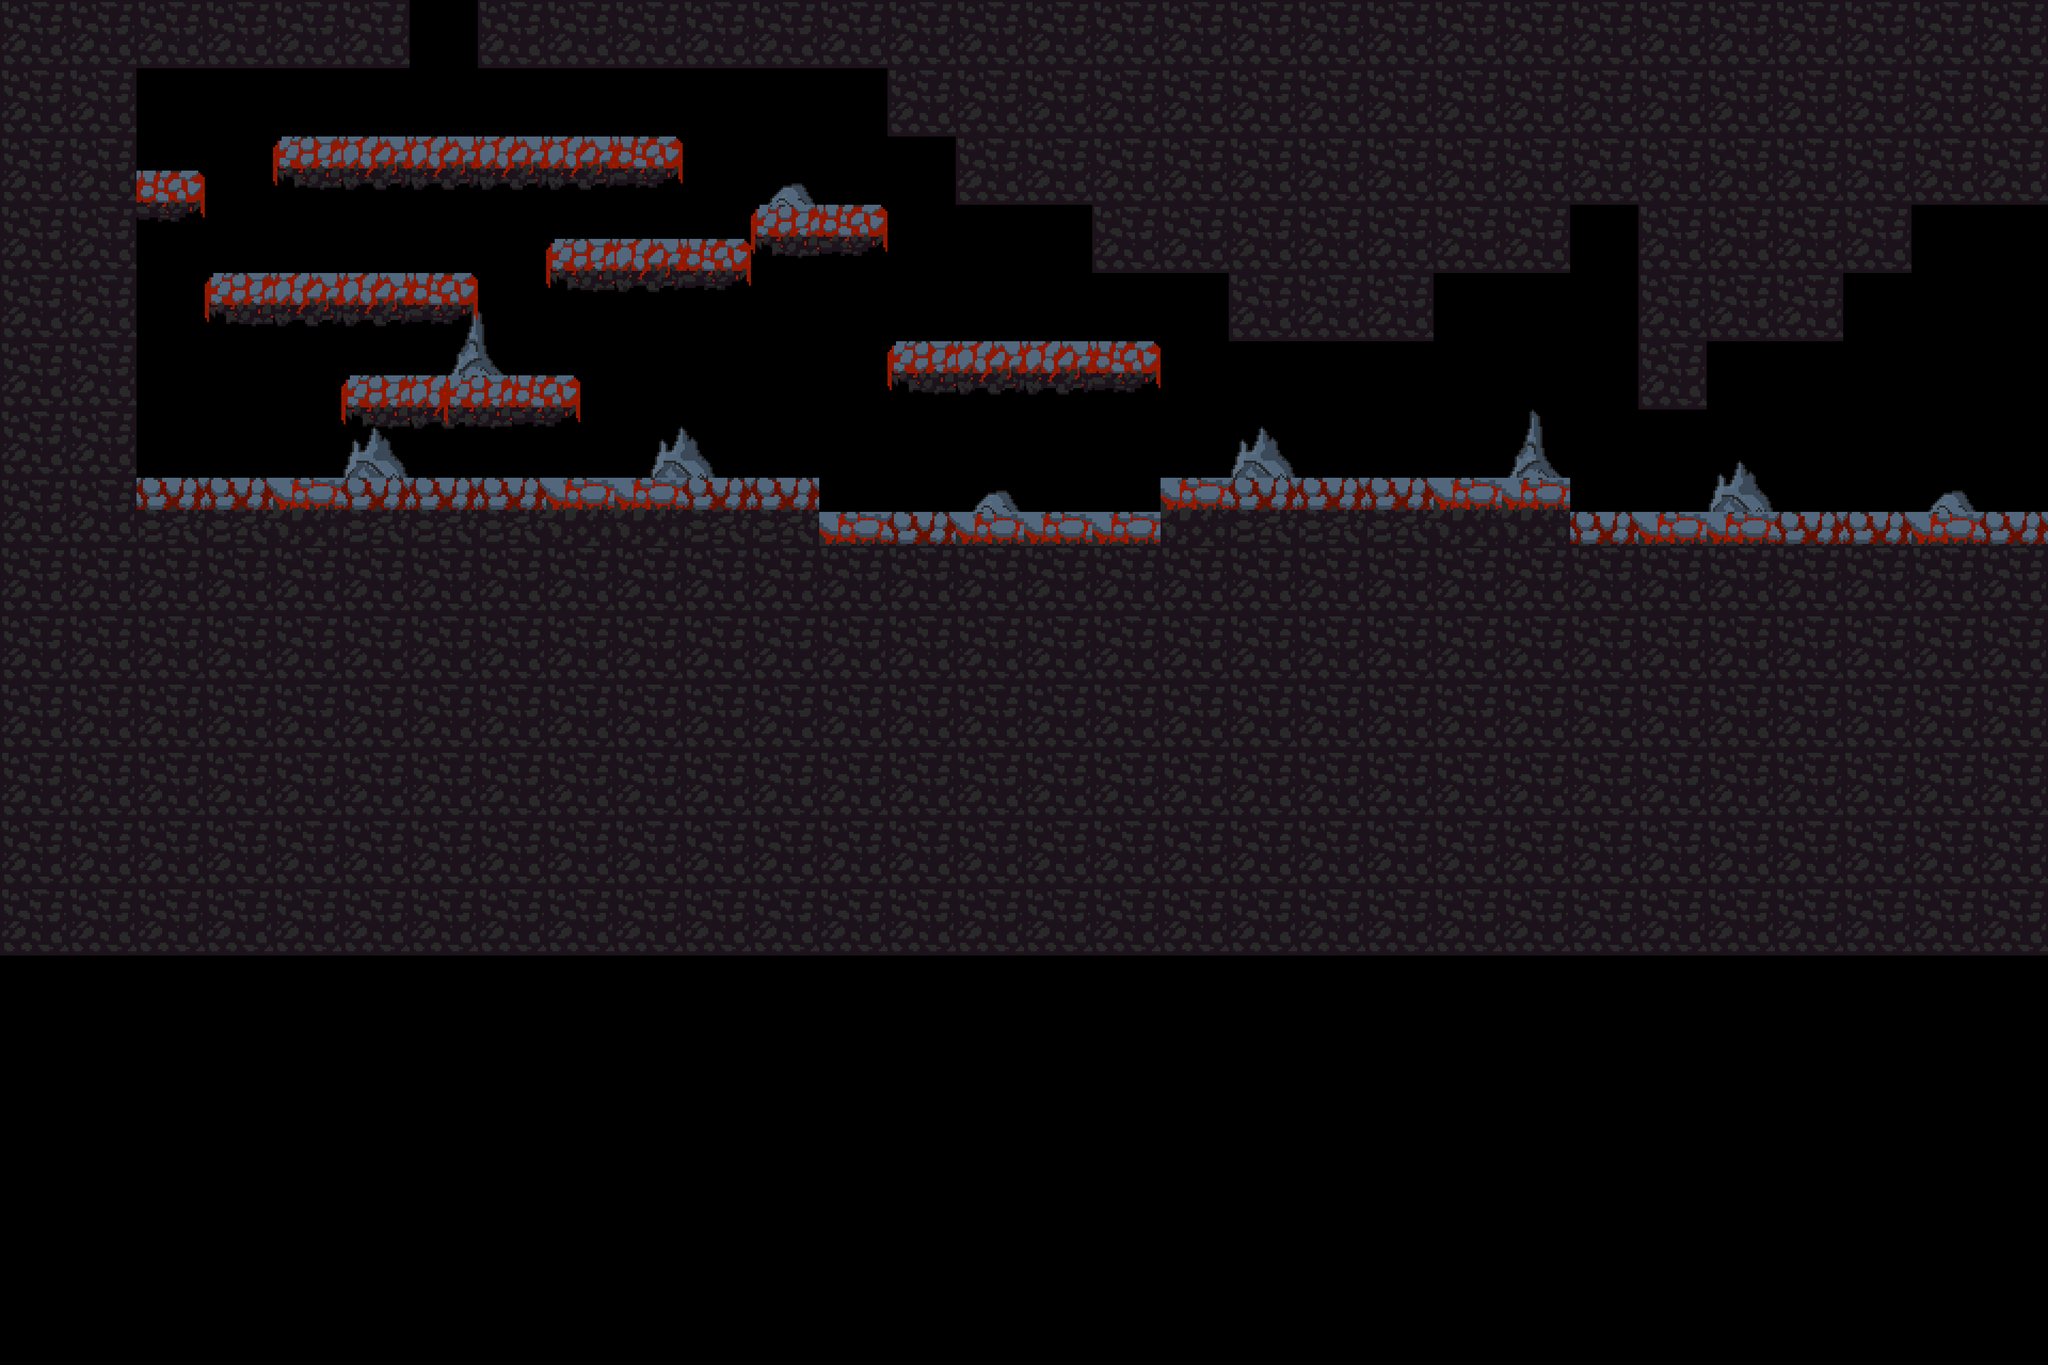

Tiled map render using the project's own tile images. Description and the map definition, with tile-layer contents summarised, below:
An orthogonal 30x20 tile map with 128x128 px tiles, 6 tile layers (background, background, Map2, Map3, ...) and 35 objects (checkpoint, lastphase, nextphase).

<map version="1.2" tiledversion="1.3.1" orientation="orthogonal" renderorder="right-down" compressionlevel="0" width="30" height="20" tilewidth="128" tileheight="128" infinite="0" nextlayerid="10" nextobjectid="38">
 <editorsettings>
  <export target="mapConverter.lua" format="lua" />
 </editorsettings>
 <tileset firstgid="1" source="Nether SpriteSheet.tsx" />
 <layer id="5" name="background" width="30" height="20">
  <data>[600 cells, 2 non-empty, 2 distinct tile ids]</data>
 </layer>
 <layer id="9" name="background" width="30" height="20" offsetx="0" offsety="64">
  <data>[600 cells, 3 non-empty, 2 distinct tile ids]</data>
 </layer>
 <layer id="6" name="Map2" width="30" height="20" offsetx="0" offsety="64">
  <data>[600 cells, 20 non-empty, 5 distinct tile ids]</data>
 </layer>
 <layer id="7" name="Map3" width="30" height="20" offsetx="64" offsety="0">
  <data>[600 cells, 1 non-empty, 1 distinct tile ids]</data>
 </layer>
 <layer id="8" name="Map4" width="30" height="20" offsetx="64" offsety="64">
  <data>[600 cells, 3 non-empty, 3 distinct tile ids]</data>
 </layer>
 <layer id="1" name="Map" width="30" height="20">
  <data>[600 cells, 308 non-empty, 8 distinct tile ids]</data>
 </layer>
 <objectgroup id="2" name="HitBoxs">
  <object id="1" x="7" y="895" width="1529.5" height="108" />
  <object id="5" x="514.667" y="256.5" width="763" height="83.0909" />
  <object id="6" x="256.667" y="320" width="126.667" height="98.6667" />
  <object id="7" x="389" y="511.5" width="505" height="98" />
  <object id="8" x="1025" y="448.5" width="384.25" height="96.5" />
  <object id="9" x="1410.33" y="384" width="253.333" height="96.6667" />
  <object id="10" x="1448.33" y="366" width="78" height="18.6667" />
  <object id="11" x="1465" y="345.333" width="49.3333" height="20" />
  <object id="12" x="163.5" y="2" width="92" height="891.5" />
  <object id="13" x="254.5" y="66.5" width="513.5" height="61.5" />
  <object id="14" x="896.182" y="65.2727" width="383.716" height="62.5455" />
  <object id="15" x="640" y="701.5" width="446.5" height="91" />
  <object id="16" x="878" y="577.333" width="28" height="124.667" />
  <object id="17" x="850" y="686.667" width="88" height="14.6667" />
  <object id="18" x="855.667" y="664" width="67" height="22" />
  <object id="19" x="863" y="637.333" width="47.6667" height="25.3333" />
  <object id="20" x="1220.92" y="876.333" width="114" height="18.6667" />
  <object id="21" x="1228.92" y="850.333" width="102" height="25.3333" />
  <object id="22" x="1236.25" y="821" width="15.3333" height="28.6667" />
  <object id="23" x="1272.25" y="799.667" width="18.6667" height="50.6667" />
  <object id="24" x="1291.58" y="822.333" width="15.3333" height="26.6667" />
  <object id="25" x="1252.25" y="821" width="18.6667" height="25.3333" />
  <object id="26" x="1537.67" y="959.667" width="638.333" height="63.3333" />
  <object id="27" x="2176" y="896.5" width="767.5" height="64" />
  <object id="28" x="2942.67" y="960" width="897.333" height="62" />
  <object id="29" x="1663.5" y="640.5" width="511.455" height="89.5" />
  <object id="30" x="2048" y="384" width="256" height="128" />
  <object id="31" x="2304.33" y="512.333" width="159.333" height="128.333" />
  <object id="32" x="1664" y="131.5" width="130.5" height="124.478" />
  <object id="33" x="1792" y="256" width="140" height="128" />
  <object id="34" x="3072.25" y="637.75" width="127.5" height="130.5" />
 </objectgroup>
 <objectgroup id="3" name="interectables">
  <object id="2" name="checkpoint" x="814.167" y="246.667" width="29.3333" height="9" />
  <object id="3" name="lastphase" x="767.667" y="78.3333" width="127.667" height="46" />
  <object id="35" name="nextphase" x="3801.5" y="700.5" width="35" height="258" />
 </objectgroup>
 <objectgroup id="4" name="camera">
  <object id="4" x="41.3333" y="20" width="3792" height="45.3333" />
 </objectgroup>
</map>